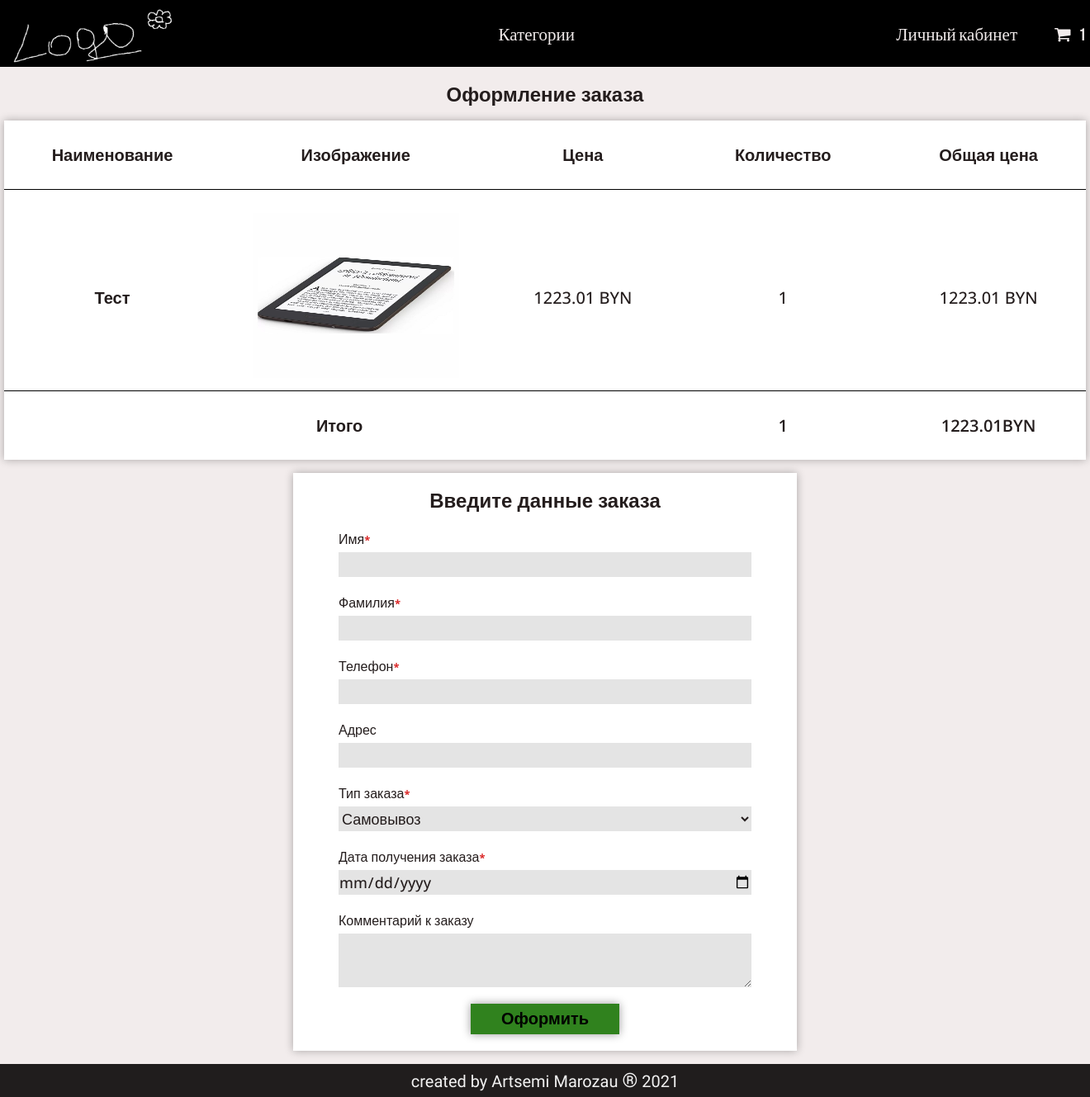
The page /checkout (signed in) on the database as committed earlier.
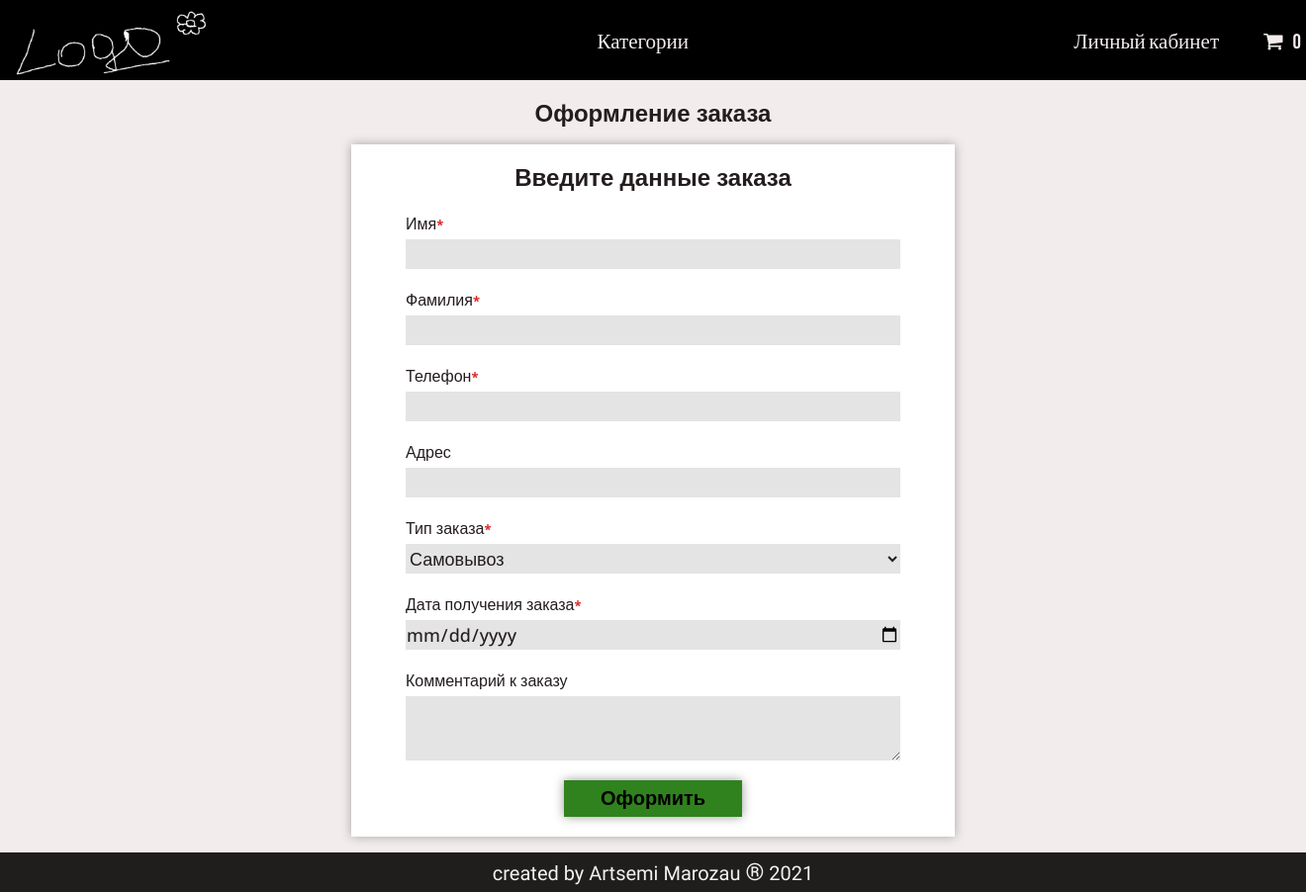
The same page on the database as committed later.
### app/models.py (models this page shows, shortened)
class Cart(models.Model):
    owner = models.ForeignKey('Customer', null=True, verbose_name='Владелец', on_delete=models.CASCADE)
    product = models.ManyToManyField(CartProduct, blank=True, related_name='related_cart')
    total_products = models.PositiveIntegerField(default=0)
    final_price = models.DecimalField(max_digits=9, default=0, decimal_places=2, verbose_name='Общая цена')
    in_order = models.BooleanField(default=False)
    for_anonymous_user = models.BooleanField(default=False)

class CartProduct(models.Model):
    user = models.ForeignKey('Customer', verbose_name='Покупатель', on_delete=models.CASCADE)
    cart = models.ForeignKey('Cart', verbose_name='Корзина', on_delete=models.CASCADE, related_name='related_product')
    content_type = models.ForeignKey(ContentType, on_delete=models.CASCADE)
    object_id = models.PositiveIntegerField()
    content_object = GenericForeignKey('content_type', 'object_id')
    qty = models.PositiveIntegerField(default=1)
    final_price = models.DecimalField(max_digits=9, decimal_places=2, verbose_name='Общая цена')

class Product(models.Model):
    class Meta:
        abstract = True
    category = models.ForeignKey(Category, verbose_name='Категория', on_delete=models.CASCADE)
    title = models.CharField(max_length=255, verbose_name='Наименование')
    slug = models.SlugField(unique=True)
    image = models.ImageField(verbose_name='Изображение')
    description = models.TextField(null=True, verbose_name='Описание')
    price = models.DecimalField(max_digits=9, decimal_places=2, verbose_name='Цена')

class Ebook(Product):
    market_date = models.CharField(max_length=255, null=True, blank=True, verbose_name='Дата выхода на рынок')
    screen_size = models.CharField(max_length=255, null=True, blank=True, verbose_name='Размер экрана')
    screen_type = models.CharField(max_length=255, null=True, blank=True, verbose_name='Тип экрана')
    screen_technology = models.CharField(max_length=255, null=True, blank=True, verbose_name='Технология экрана')
    screen_resolution = models.CharField(max_length=255, null=True, blank=True, verbose_name='Разрешение экрана')
    os_version = models.CharField(max_length=255, null=True, blank=True, verbose_name='Версия операционной системы')
    ram = models.CharField(max_length=255, null=True, blank=True, verbose_name='Оперативная память')
    flash_memory = models.CharField(max_length=255, null=True, blank=True, verbose_name='Флэш-память')
    built_in_camera = models.CharField(max_length=255, null=True, blank=True, verbose_name='Встроенная камера')
    body_material = models.CharField(max_length=255, null=True, blank=True, verbose_name='Материал корпуса')
    body_color = models.CharField(max_length=255, null=True, blank=True, verbose_name='Цвет корпуса')
    width = models.CharField(max_length=255, null=True, blank=True, verbose_name='Ширина')
    length = models.CharField(max_length=255, null=True, blank=True, verbose_name='Длина')
    thickness = models.CharField(max_length=255, null=True, blank=True, verbose_name='Толщина')
    weight = models.CharField(max_length=255, null=True, blank=True, verbose_name='Вес')
    touch_screen = models.CharField(max_length=255, null=True, blank=True, verbose_name='Сенсорный экран')
    screen_backlight = models.CharField(max_length=255, null=True, blank=True, verbose_name='Подсветка экрана')
    support_txt_format = models.CharField(
        max_length=255, null=True, blank=True, verbose_name='Поддержка текстовых форматов'
    )
    support_photo_format = models.CharField(
        max_length=255, null=True, blank=True, verbose_name='Поддержка фото форматов'
    )
    support_audio_format = models.CharField(
        max_length=255, null=True, blank=True, verbose_name='Поддержка аудио форматов'
    )
    support_archive = models.CharField(max_length=255, null=True, blank=True, verbose_name='Поддержка архивов')
    support_video_format = models.CharField(
        max_length=255, null=True, blank=True, verbose_name='Поддержка видео форматов'
    )
    memory_card_support = models.CharField(max_length=255, null=True, blank=True, verbose_name='Поддержка карт памяти')
    sound_recording = models.CharField(max_length=255, null=True, blank=True, verbose_name='Запись звука')
    built_in_speaker = models.CharField(max_length=255, null=True, blank=True, verbose_name='Встроенный динамик')
    built_in_microphone = models.CharField(max_length=255, null=True, blank=True, verbose_name='Встроенный микрофон')
    bluetooth = models.CharField(max_length=255, null=True, blank=True, verbose_name='Bluetooth')
    audio_output = models.CharField(max_length=255, null=True, blank=True, verbose_name='Аудиовыход')
    wifi = models.CharField(max_length=255, null=True, blank=True, verbose_name='Wi-Fi')
    modem_3g = models.CharField(max_length=255, null=True, blank=True, verbose_name='3G-модем')
    usb = models.CharField(max_length=255, null=True, blank=True, verbose_name='USB')
    battery_type = models.CharField(max_length=255, null=True, blank=True, verbose_name='Тип аккумулятора')
    battery_capacity = models.CharField(max_length=255, null=True, blank=True, verbose_name='Емкость аккумулятора')
    battery_life = models.CharField(max_length=255, null=True, blank=True, verbose_name='Время автономной работы')
    charging_time = models.CharField(max_length=255, null=True, blank=True, verbose_name='Время зарядки')

### app/views.py (the view)
# urls.py: path('checkout', CheckoutView.as_view(), name='checkout'),
class CheckoutView(CartMixin, View):
    def get(self, request, *args, **kwargs):
        categories = Category.objects.get_categories_for_category_menu()
        form = OrderForm(request.POST or None)
        context = {
            'cart': self.cart,
            'form': form,
            'categories': categories
        }
        return render(request, 'checkout.html', context)

### app/forms.py
class OrderForm(forms.ModelForm):
    def __init__(self, *args, **kwargs):
        super().__init__(*args, **kwargs)
        self.fields['order_date'].label = 'Дата получения заказа'
    order_date = forms.DateField(widget=forms.TextInput(attrs={'type': 'date'}))
    class Meta:
        model = Order
        fields = (
            'first_name', 'last_name', 'phone', 'address', 'buying_type', 'order_date', 'comment'
        )

### app/mixins.py (called while the page is built)
    def dispatch(self, request, *args, **kwargs):
        if request.user.is_authenticated:
            customer = Customer.objects.filter(user=request.user).first()
            if not customer:
                customer = Customer.objects.create(
                    user=request.user
                )
            cart = Cart.objects.filter(owner=customer, in_order=False).first()
            if not cart:
                cart = Cart.objects.create(owner=customer)
        else:
            cart = Cart.objects.filter(for_anonymous_user=True).first()
            if not cart:
                cart = Cart.objects.create(for_anonymous_user=True)
        self.cart = cart
        return super().dispatch(request, *args, **kwargs)

### app/models.py (called while the page is built)
def get_models_for_count(*model_names):
    return [models.Count(model_name) for model_name in model_names]

    def get_queryset(self):
        return super().get_queryset()

    def get_categories_for_category_menu(self):
        models = get_models_for_count(
            'notebook', 'smartphone', 'smartwatch', 'ebook', 'tv', 'mouse', 'keyboard', 'mat', 'microphone', 'tablet'
        )
        qs = list(self.get_queryset().annotate(*models))
        data = [
            dict(category=c, count=getattr(c, self.CATEGORY_NAME_COUNT_NAME[c.name]))
            for c in qs
        ]
        return data

    def get_absolute_url(self):
        return reverse('category_detail', kwargs={'slug': self.slug})

### app/templates/checkout.html (shortened to what this page needs)
{% extends 'base.html' %}
{% load crispy_forms_tags %}
{% block content %}
    <section class="cart">
        <div class="container cart__container">
            <h2 class="cart__your-cart">Оформление заказа</h2>
            {% if cart.product.count %}
                <table class="cart__table">
                    <thead>
                        <tr class="cart__head">
                            <th class="checkout__col-title">Наименование</th>
                            <th class="checkout__col-img">Изображение</th>
                            <th class="checkout__col-price">Цена</th>
                            <th class="checkout__col-qty">Количество</th>
                            <th class="checkout__col-total-price">Общая цена</th>
                        </tr>
                    </thead>
                    <tbody>
                        {% for item in cart.product.all %}
                            <tr>
                                <th class="fs-20 fw-600">{{ item.content_object.title }}</th>
                                <th>
                                    <img src="{{ item.content_object.image.url }}" alt="" class="products__image">
                                </th>
                                <th class="fs-20 fw-500">{{ item.content_object.price }} BYN</th>
                                <th class="fs-20 fw-500">{{ item.qty }}</th>
                                <th class="fs-20 fw-500">{{ item.final_price }} BYN</th>
                            </tr>
                        {% endfor %}
                        <tr>
                            <th class="fs-20 fw-600" colspan="3">Итого</th>
                            <th class="fs-20 fw-600">{{ cart.total_products }}</th>
                            <th class="fs-20 fw-600">{{ cart.final_price }}BYN</th>
                        </tr>
                    </tbody>
                </table>
            {% endif %}
            <div class="checkout__div">
                <h3 class="checkout__title">Введите данные заказа</h3>
                <form class="checkout__form" action="{% url 'make_order' %}" method="POST">
                    {{ form|crispy }}
                    <input type="submit" class="cart__go-to-checkout" value="Оформить">
                </form>
            </div>
        </div>
    </section>
{% endblock %}

### app/templates/base.html (shortened to what this page needs)
<!DOCTYPE html>
<html lang="en">
<head>
    <link href="/static/css/reset_file.css" rel="stylesheet" type="text/css">
    <link href="/static/css/base.css" rel="stylesheet" type="text/css">
    <link href="/static/css/category_detail.css" rel="stylesheet" type="text/css">
    <link href="/static/css/product_detail.css" rel="stylesheet" type="text/css">
    <link href="/static/css/cart.css" rel="stylesheet" type="text/css">
    <link href="/static/css/checkout.css" rel="stylesheet" type="text/css">
    <link rel="stylesheet" href="https://cdnjs.cloudflare.com/ajax/libs/font-awesome/4.7.0/css/font-awesome.min.css">
</head>
<body>
    <section class="header">
        <div class="container">
            <ul class="header__list">
                <li class="header__item"><a href="/"><img src="/static/img/logo.png" class="logo header-logo" alt=""></a></li>
                <li class="header__item">
                    <div class="header__burger">
                        <p class="header__link">Категории</p>
                    </div>
                </li>
                <li class="header__item">
                    <ul class="header__list">
                        <li class="header__item"><a href="" class="header__link">Личный кабинет</a></li>
                        <li class="header__item"><a href="{% url 'cart' %}" class="header__link header__cart"><i class="fa fa-shopping-cart" aria-hidden="true"></i><span class="cart__count">{{ cart.product.count }}</span></a></li>
                    </ul>
                </li>
            </ul>
        </div>
    </section>
    {% block content %}{% endblock %}
    <section class="footer">
        <div class="container footer__container">
            <p class="footer__text">created by Artsemi Marozau <span class="footer__r">®</span> 2021</p>
        </div>
    </section>
</body>
</html>

### app/static/css/base.css (style rules this page uses)
.header { height: 81px; background-color: black; position: sticky; top: 0; z-index: 100; }
.logo { height: 81px; width: auto; cursor: pointer; }
.header__link { font-family: 'Bebas Neue', cursive; color: #F2ECEC; font-size: 21px; cursor: pointer; }
.header__list { display: flex; justify-content: space-between; align-items: center; }
.header__item { list-style-type: none; }
.header__cart { margin-left: 45px; }
.cart__count { padding-left: 10px; }
.footer { height: 40px; background-color: #201D1D; }
.footer__container { display: flex; align-items: center; justify-content: center; }
.footer__text { font-family: 'Teko', sans-serif; font-size: 20px; color: #F2F2F2; }
.footer__r { font-size: 24px; }

### app/static/css/cart.css (style rules this page uses)
.cart { background-color: #F2ECEC; }
.cart__container { padding-bottom: 16px; font-family: 'Open Sans', sans-serif; color: #241D1D; }
.cart__your-cart { padding-top: 16px; text-align: center; font-size: 24px; }
.cart__go-to-checkout { display: flex; justify-content: center; align-items: center; background-color: #30821E; padding: 7px 18px 7px 18px; font-size: 20px; font-weight: 600; width: 180px; margin: 15px auto 0 auto; box-shadow: 0 0 10px rgba(0,0,0,0.4); }

### app/static/css/checkout.css (style rules this page uses)
.checkout__div { padding: 16px 55px 20px 55px; background-color: white; box-shadow: 0 0 10px rgba(0,0,0,0.3); margin: 16px auto 0 auto; width: 500px; }
.checkout__title { font-size: 24px; text-align: center; }
.checkout__form { display: flex; flex-direction: column; align-items: start; justify-content: space-around; }
.checkout__form .textinput, .select, .textarea { background-color: #E4E4E4; width: 100%; font-family: 'Open Sans', sans-serif; color: #241D1D; font-size: 18px; font-weight: 500; margin-top: 5px; }
.checkout__form .textinput, .select { height: 30px; }
.checkout__form .textarea { height: 65px; }
.form-group { width: 100%; margin-top: 20px; }
.requiredField { font-family: 'Open Sans', sans-serif; color: #241D1D; font-size: 16px; font-weight: 500; }
.asteriskField { color: #DA2525; font-weight: 700; font-size: 13px; }

Rows that differ between the two databases and show on the page:
removed CartProduct: content_object "Тест", content_object.image (picture), content_object.price "1223.01", qty "1", final_price "1223.01"
changed Cart: product.count "1" → "0"; total_products "1" → (not shown); final_price "1223.01" → (not shown)
Other text that changed with them:
text no longer shown: "Наименование Изображение Цена Количество Общая цена Итого BYN"
